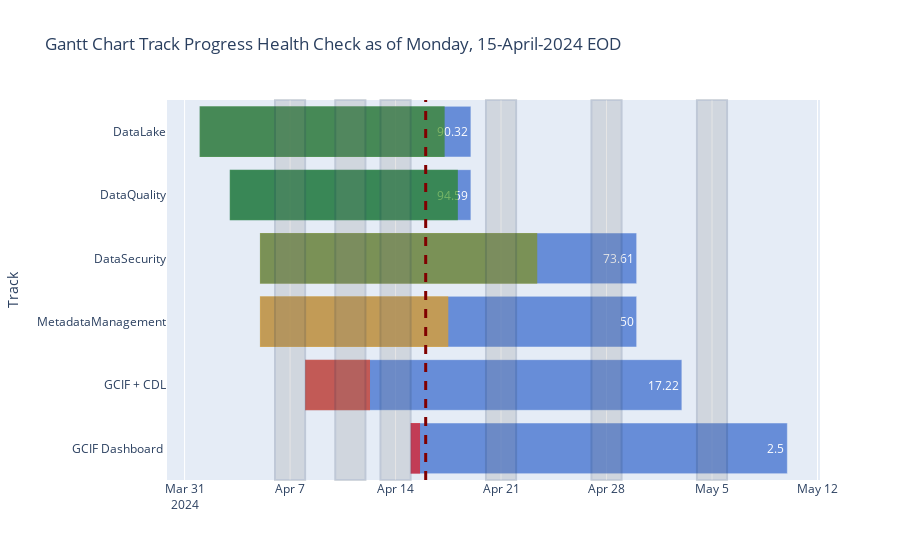

Source (notebook cell):
### Code cell
### date_progress
import plotly.express as px
import plotly.graph_objects as go
import pandas as pd
import datetime as dt
import calendar


dataframe_name = '15-April-2024_Progress' # Change date here 


try: # Read memory
    df = dfs[dataframe_name]
except NameError: # Otherwise use csv
    file = ''.join(list(filter(lambda x : re.search(dataframe_name, x), os.listdir(rf'./Clean_Tables/Progress'))))
    df = pd.read_csv(rf'./Clean_Tables/Progress/{file}',  parse_dates=["Start Date", "End Date"])

get_date_re = re.search(pattern=r'(.*)_Progress$', string=dataframe_name)
date_from_dataframe = dt.datetime.strptime(get_date_re.group(1), '%d-%B-%Y')
dayofweek = date_from_dataframe.strftime('%A')
# print(calendar.day_name[date_from_dataframe.weekday()])

# Omit color argument to get blue rectangles
fig = px.timeline(df, x_start="Start Date", x_end="End Date", y="Track",
                  # color="Remark",\
                  text="Actual Completion (%)",
                  opacity=0.7,
                  range_color=[0,100],\
                  color_continuous_scale=[(0, "red"), (0.5, "orange"), (1, "green")],\
                  color_discrete_sequence=px.colors.qualitative.G10,
                  title=f'Gantt Chart Track Progress Health Check as of {dayofweek}, {get_date_re.group(1)} EOD')
    
                   

# Add bars to represent progress from CV
progress_bars = []
for index, row in df.iterrows():
    if pd.isna(row['Actual Completion (%)']):
        continue
    else:
        x1 = row['Start Date'] + pd.to_timedelta(row['Actual Completion (%)']/100 * (row['End Date']-row['Start Date']))
        print(x1)
        progress_bar = dict(type='rect',
                        xref='x',
                        yref='y',
                        x0=row['Start Date'],
                        x1=x1,
                        y0=index-0.4,
                        y1=index+0.4,
                        line=dict(color='green', width=0),
                        fillcolor=interpolate_color(value=row['Actual Completion (%)'], range_color=[0,100], color_continuous_scale=[(0, "red"), (0.5, "orange"), (1, "green")]),
                        opacity=0.6)
        fig.add_shape(progress_bar)

## --------------Defining the present------------------
fig.add_vline(x=dt.datetime.strptime(get_date_re.group(1), '%d-%B-%Y') + dt.timedelta(days=1),\
              line_width=3, line_dash="dash", line_color='maroon')
# Alternatively
# fig.add_vline(x=dt.datetime.today(), line_width=3, line_dash='dash', line_color='maroon')
#---------------Defining the present------------------

fig.add_vrect(x0=dt.date(2024, 4, 6), x1=dt.date(2024, 4, 8), opacity=0.2, fillcolor='grey')
fig.add_vrect(x0=dt.date(2024, 4, 10), x1=dt.date(2024, 4, 12), opacity=0.2, fillcolor='grey')
fig.add_vrect(x0=dt.date(2024, 4, 13), x1=dt.date(2024, 4, 15), opacity=0.2, fillcolor='grey')
fig.add_vrect(x0=dt.date(2024, 4, 20), x1=dt.date(2024, 4, 22), opacity=0.2, fillcolor='grey')
fig.add_vrect(x0=dt.date(2024, 4, 27), x1=dt.date(2024, 4, 29), opacity=0.2, fillcolor='grey')
fig.add_vrect(x0=dt.date(2024, 5, 4), x1=dt.date(2024, 5, 6), opacity=0.2, fillcolor='grey')

# Don't need fig.update_layout because already using fig.add_shape()
# fig.update_layout(xaxis_title="Timeline", yaxis_title='Tasks')
fig.update_yaxes(autorange="reversed")
fig.show()

### Figure 1 — Plotly figure (JSON) as saved in the notebook; plotly's stock layout.template omitted (floating-point values rounded to 4 significant figures)
{"data": [{"base": ["2024-04-01T00:00:00.000000000", "2024-04-03T00:00:00.000000000", "2024-04-05T00:00:00.000000000", "2024-04-05T00:00:00.000000000", "2024-04-08T00:00:00.000000000", "2024-04-15T00:00:00.000000000"], "hovertemplate": "Start Date=%{base}<br>End Date=%{x}<br>Track=%{y}<br>Actual Completion (%)=%{text}<extra></extra>", "legendgroup": "", "marker": {"color": "#3366CC", "opacity": 0.7, "pattern": {"shape": ""}}, "name": "", "orientation": "h", "showlegend": false, "text": [90.32, 94.59, 73.61, 50.0, 17.22, 2.5], "textposition": "auto", "type": "bar", "x": [1555200000, 1382400000, 2160000000, 2160000000, 2160000000, 2160000000], "xaxis": "x", "y": ["DataLake", "DataQuality", "DataSecurity", "MetadataManagement", "GCIF + CDL", "GCIF Dashboard "], "yaxis": "y"}], "layout": {"barmode": "overlay", "legend": {"tracegroupgap": 0}, "shapes": [{"fillcolor": "#318700", "line": {"color": "green", "width": 0}, "opacity": 0.6, "type": "rect", "x0": "2024-04-01T00:00:00", "x1": "2024-04-17T06:10:56.639999999", "xref": "x", "y0": -0.4, "y1": 0.4, "yref": "y"}, {"fillcolor": "#1c8400", "line": {"color": "green", "width": 0}, "opacity": 0.6, "type": "rect", "x0": "2024-04-03T00:00:00", "x1": "2024-04-18T03:13:32.160000", "xref": "x", "y0": 0.6, "y1": 1.4, "yref": "y"}, {"fillcolor": "#879400", "line": {"color": "green", "width": 0}, "opacity": 0.6, "type": "rect", "x0": "2024-04-05T00:00:00", "x1": "2024-04-23T09:39:36", "xref": "x", "y0": 1.6, "y1": 2.4, "yref": "y"}, {"fillcolor": "#ffa500", "line": {"color": "green", "width": 0}, "opacity": 0.6, "type": "rect", "x0": "2024-04-05T00:00:00", "x1": "2024-04-17T12:00:00", "xref": "x", "y0": 2.6, "y1": 3.4, "yref": "y"}, {"fillcolor": "#ff3900", "line": {"color": "green", "width": 0}, "opacity": 0.6, "type": "rect", "x0": "2024-04-08T00:00:00", "x1": "2024-04-12T07:19:12", "xref": "x", "y0": 3.6, "y1": 4.4, "yref": "y"}, {"fillcolor": "#ff0800", "line": {"color": "green", "width": 0}, "opacity": 0.6, "type": "rect", "x0": "2024-04-15T00:00:00", "x1": "2024-04-15T15:00:00", "xref": "x", "y0": 4.6, "y1": 5.4, "yref": "y"}, {"line": {"color": "maroon", "dash": "dash", "width": 3}, "type": "line", "x0": "2024-04-16T00:00:00", "x1": "2024-04-16T00:00:00", "xref": "x", "y0": 0, "y1": 1, "yref": "y domain"}, {"fillcolor": "grey", "opacity": 0.2, "type": "rect", "x0": "2024-04-06", "x1": "2024-04-08", "xref": "x", "y0": 0, "y1": 1, "yref": "y domain"}, {"fillcolor": "grey", "opacity": 0.2, "type": "rect", "x0": "2024-04-10", "x1": "2024-04-12", "xref": "x", "y0": 0, "y1": 1, "yref": "y domain"}, {"fillcolor": "grey", "opacity": 0.2, "type": "rect", "x0": "2024-04-13", "x1": "2024-04-15", "xref": "x", "y0": 0, "y1": 1, "yref": "y domain"}, {"fillcolor": "grey", "opacity": 0.2, "type": "rect", "x0": "2024-04-20", "x1": "2024-04-22", "xref": "x", "y0": 0, "y1": 1, "yref": "y domain"}, {"fillcolor": "grey", "opacity": 0.2, "type": "rect", "x0": "2024-04-27", "x1": "2024-04-29", "xref": "x", "y0": 0, "y1": 1, "yref": "y domain"}, {"fillcolor": "grey", "opacity": 0.2, "type": "rect", "x0": "2024-05-04", "x1": "2024-05-06", "xref": "x", "y0": 0, "y1": 1, "yref": "y domain"}], "title": {"text": "Gantt Chart Track Progress Health Check as of Monday, 15-April-2024 EOD"}, "xaxis": {"anchor": "y", "domain": [0, 1], "type": "date"}, "yaxis": {"anchor": "x", "autorange": "reversed", "domain": [0, 1], "title": {"text": "Track"}}}}
